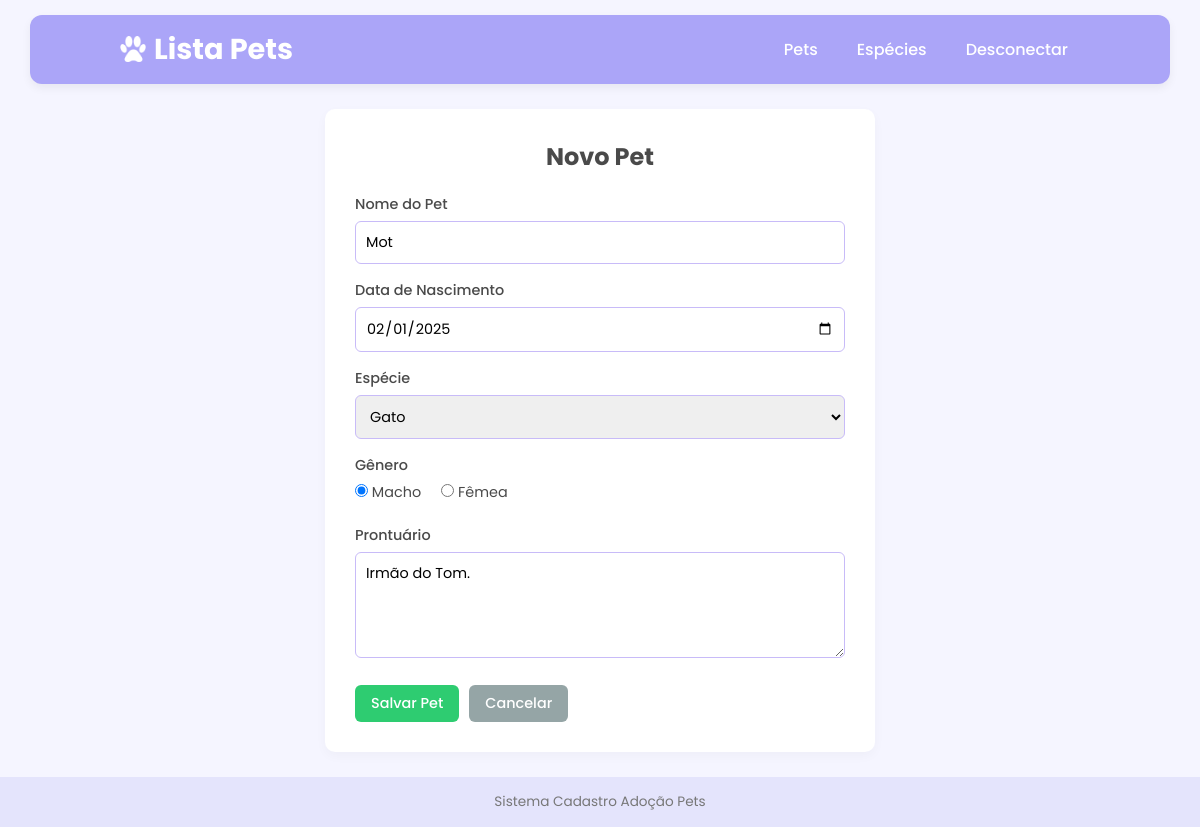
The app's page /cadastro_pets.php?id=4 (signed in) with its own data.
### tables this page shows
CREATE TABLE `pets` (
  `id` int NOT NULL,
  `nome` varchar(100) NOT NULL,
  `nascimento` date NOT NULL,
  `especie_id` int NOT NULL,
  `genero` enum('macho','femea') NOT NULL,
  `prontuario` text
);

### cadastro_pets.php (the view, shortened to what this page needs)
<?php
require_once("conecta.php");
$nome = "";
$nascimento = "";
$especie_id = "";
$genero = "";
$prontuario = "";
if (isset($_GET["id"]) && !empty($_GET["id"])) {
    $id_pet = $_GET["id"];
    $sql = "SELECT * FROM pets WHERE id = $id_pet";
    $resultado = mysqli_query($conn, $sql);
    if (mysqli_num_rows($resultado) == 1) {
        $pet = mysqli_fetch_array($resultado);
        $nome = $pet["nome"];
        $nascimento = $pet["nascimento"];
        $especie_id = $pet["especie_id"];
        $genero = $pet["genero"];
        $prontuario = $pet["prontuario"];
    }
}
include_once 'cabecalho.php';
?>
    <main class="conteudo-principal">
        <div class="box-formulario">
            <h2>Novo Pet</h2>
            <form action="processa_pets.php" method="POST" class="form-cadastro">
                <div class="campo-grupo">
                    <label for="nome">Nome do Pet</label>
                    <input type="text" id="nome" name="nome" required placeholder="Preencha o nome do seu PET" value="<?= $nome ?>" >
                </div>
                <div class="campo-grupo">
                    <label for="nascimento">Data de Nascimento</label>
                    <input type="date" id="nascimento" name="nascimento" required value="<?= $nascimento ?>">
                </div>
                <div class="campo-grupo">
                    <label for="especie_id">Espécie</label>
                    <select id="especie_id" name="especie_id" required>
                        <?php
                        $sql_especies = "SELECT * FROM especies ORDER BY especie ASC";
                        $res_especies = mysqli_query($conn, $sql_especies);
                        if ($res_especies && mysqli_num_rows($res_especies) > 0) {
                            while ($esp = mysqli_fetch_array($res_especies)) {
                                $selected = ($esp['id'] == $especie_id) ? 'selected' : '';
                                echo "<option value='{$esp['id']}' {$selected}>{$esp['especie']}</option>";
                            }
                        }
                        ?>
                    </select>
                </div>
                <div class="campo-grupo">
                    <label>Gênero</label>
                    <div class="opcoes-radio">
                        <label><input type="radio" name="genero" value="macho" required <?= ($genero == 'macho') ? 'checked' : '' ?> > Macho</label>
                        <label><input type="radio" name="genero" value="femea" required <?= ($genero == 'femea') ? 'checked' : '' ?> > Fêmea</label>
                    </div>
                </div>
                <div class="campo-grupo">
                    <label for="prontuario">Prontuário</label>
                    <textarea id="prontuario" name="prontuario" rows="4" placeholder="Alergias, castração, diagnósticos ou características relevantes..."><?= $prontuario ?></textarea>
                </div>
                <div class="acoes-formulario">
                    <button name="enviar" type="submit" class="bot-salvar">Salvar Pet</button>
                    <a href="index.php" class="bot-cancelar">Cancelar</a>
                </div>
            </form>
        </div>
    </main>
 <?php include_once 'rodape.php'; ?>

### css/style.css (style rules this page uses)
:root { --cor-fundo: #f5f5ff; --cor-principal: #aba5f8; --cor-destaque: #b78ff7; --cor-card: #ffffff; --cor-texto: #4a4a4a; --cor-verde: #2ecc71; --cor-verde-hover: #27ae60; --cor-vermelho: #e74c3c; --cor-vermelho-hover: #c0392b; --cor-amarelo: #f1c40f; --cor-amarelo-hover: #f39c12; --cor-cinza: #95a5a6; --cor-cinza-hover: #7f8c8d; }
* { margin: 0; padding: 0; box-sizing: border-box; font-family: 'Poppins', sans-serif; }
body { background-color: var(--cor-fundo); color: var(--cor-texto); display: flex; flex-direction: column; min-height: 100vh; }
.conteudo-principal { max-width: 1350px; width: 95%; margin: 25px auto; padding: 0 10px; flex: 1; }
.box-formulario { background-color: var(--cor-card); padding: 30px; border-radius: 10px; box-shadow: 0 4px 12px rgba(0, 0, 0, 0.03); max-width: 550px; margin: 0 auto; }
.box-formulario h2 { margin-bottom: 20px; color: var(--cor-texto); text-align: center; }
.campo-grupo { margin-bottom: 16px; }
.campo-grupo label { display: block; margin-bottom: 6px; font-weight: 500; font-size: 0.9rem; }
.campo-grupo input[type="text"], .campo-grupo input[type="password"], .campo-grupo input[type="date"], .campo-grupo select, .campo-grupo textarea { width: 100%; padding: 10px; border: 1px solid #c8bbf8; border-radius: 6px; font-size: 0.9rem; outline: none; transition: border-color 0.2s; }
.opcoes-radio { display: flex; gap: 20px; margin-top: 6px; }
.opcoes-radio label { font-weight: normal; cursor: pointer; }
.acoes-formulario { display: flex; gap: 10px; margin-top: 20px; }
.bot-novo, .bot-salvar, .bot-cancelar, .bot-entrar, .bot-acao { border: none; border-radius: 6px; padding: 8px 16px; font-size: 0.9rem; font-weight: 500; text-decoration: none; cursor: pointer; display: inline-block; transition: background-color 0.2s, transform 0.1s; }
.bot-novo, .bot-salvar { background-color: var(--cor-verde); color: #ffffff; }
.bot-cancelar { background-color: var(--cor-cinza); color: #ffffff; }

### records on screen
pets: nome "Mot", nascimento "02/01/2025", genero "☑ Macho", genero "☐ Fêmea", prontuario "Irmão do Tom."

### other values on screen
form field especie_id "Gato"
